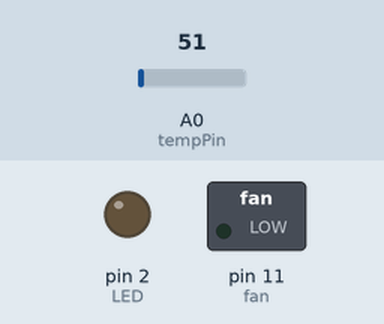
Simulated run of this sketch. Board: Arduino Uno, built with avr-gcc and run on an emulated ATmega328P. Parts: switched loads named in the sketch (green lamp = pin HIGH), output pins drawn as LEDs (lit = HIGH). Inputs (shaded band) come from the test bench; at power-on: A0 (tempPin) = 51.

Above: at 2.2 s.
2.3 s: A0 (tempPin) set to 62
At 3.4 s:
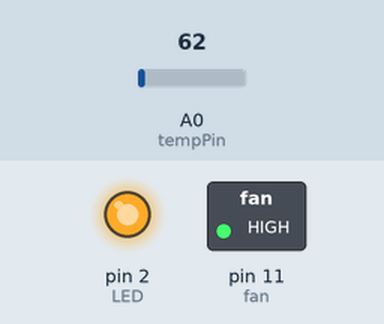
3.8 s: A0 (tempPin) set to 30
At 4.6 s:
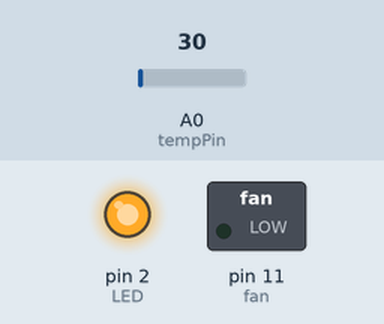
5.3 s: A0 (tempPin) set to 61
At 5.7 s:
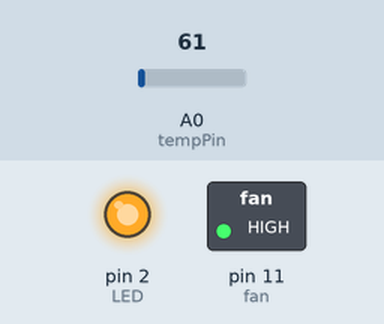
6.8 s: A0 (tempPin) set to 15
At 8.1 s:
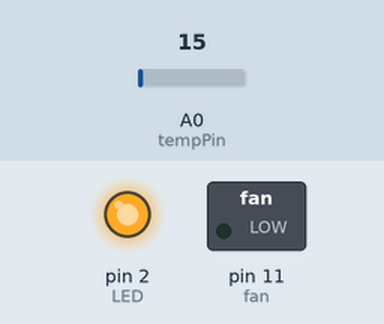
Timing chart, 0 to 9.3 s (numbered marks = the images above; inputs shaded):
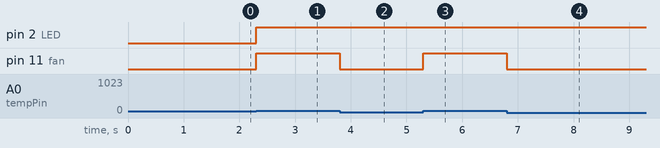

The sketch:

temp_sensor.ino
```cpp
#include <SimpleDHT.h>

int LED = 2;  // the pin where LED is
int tempPin = A0; // the output pin of DHT11

int temp;
int miniTemp = 27;  // the temperature to start the fan
int fan = 11; // the pin where fan is


int readTemp() {  // get the temperature and convert it to celsius
  temp = analogRead(tempPin);
  return temp * 0.48828125;
}

void setup() {

  Serial.println("Fan control using DHT11 Sensor\n\n");
  delay(1000);//Wait before accessing Sensor

  pinMode(fan, OUTPUT);
  digitalWrite(fan, LOW);

  pinMode(LED, OUTPUT);

  Serial.begin(9600);
}


void loop() {
  // start working...
  temp = readTemp();  //get the temperature

  if (temp  < miniTemp) { // if temp is lower than minimum temp

    digitalWrite(fan, LOW);
  }
  else {

    digitalWrite(LED, HIGH);  // turn on LED
    digitalWrite(fan, HIGH);  // turn on fan
  }
}
```

Measured:
- the behaviour switches between 55 and 56 on A0 (tempPin) (found by bisection; images 0 and 1)
- after the input at 2.3 s, pin 2 (LED), pin 11 (fan): LOW → HIGH at once
- after the input at 3.8 s, pin 11 (fan): HIGH → LOW at once
- after the input at 5.3 s, pin 11 (fan): LOW → HIGH at once
- after the input at 6.8 s, pin 11 (fan): HIGH → LOW at once
